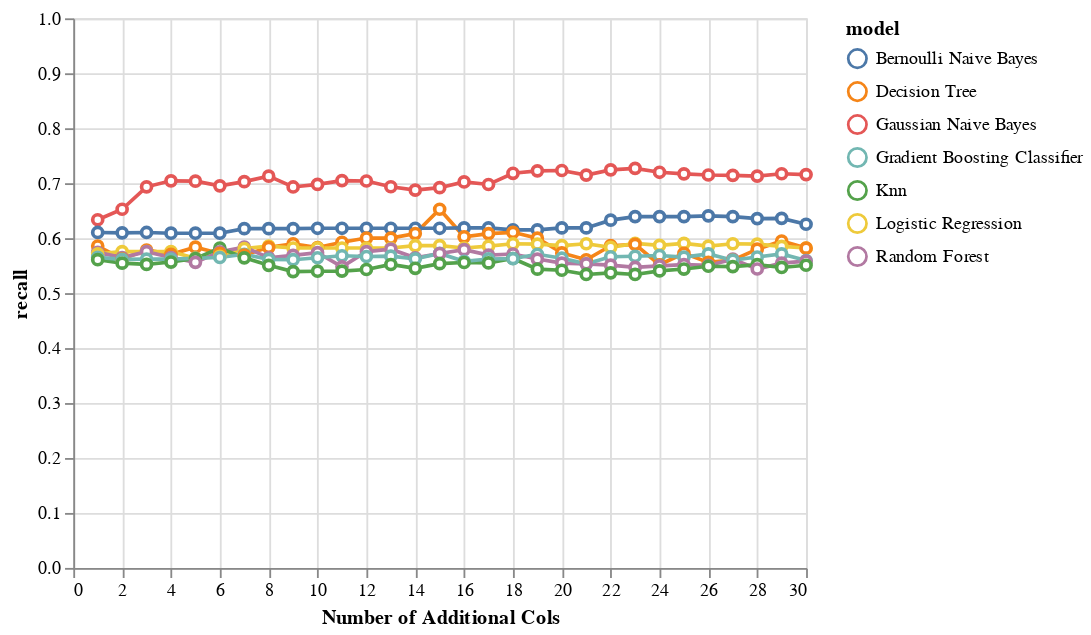

Here is the notebook cell this chart was saved with:
### Markdown cell above
We explored adding the top X features so we can measure the impact of adding complexity as we increase the feature count. The chart below shows the incremental value of adding the top X+1 feature. 

In the first chart we show the marginal value when we measure the macro avg recall. We see that the GNB classifer performs the best and the incremental gain tapers off after adding 10 features. We will consider then when we think about how many features to include.

### Code cell
perf_subset = perf_by_additional_n_cols_matrix_v1[
    (perf_by_additional_n_cols_matrix_v1['grouping'] == "Macro Avg") &
    (perf_by_additional_n_cols_matrix_v1['additional_col_method'] == "corr_to_mdd_subset_data_v2")
]


alt.Chart(perf_subset).mark_line(
       point={
         "filled": False,
         "fill": "white"
       }
).encode(
    x = alt.X('addl_cols', title="Number of Additional Cols"),
    y = alt.Y('recall', scale=alt.Scale(domain=[0, 1])),
    color = 'model'
)

### Figure 1 — Vega-Lite specification as saved in the notebook (floating-point values rounded to 4 significant figures; data arrays with more than 128 entries replaced by an {"elided": "..."} marker saying what was removed)
{"config": {"view": {"continuousWidth": 400, "continuousHeight": 300}}, "data": {"name": "data-e7487eedb74f0c9236edfe2c3d0897cc"}, "mark": {"type": "line", "point": {"filled": false, "fill": "white"}}, "encoding": {"color": {"field": "model", "type": "nominal"}, "x": {"field": "addl_cols", "title": "Number of Additional Cols", "type": "quantitative"}, "y": {"field": "recall", "scale": {"domain": [0, 1]}, "type": "quantitative"}}, "$schema": "https://vega.github.io/schema/vega-lite/v4.17.0.json", "datasets": {"data-e7487eedb74f0c9236edfe2c3d0897cc": {"elided": "210 records"}}}
